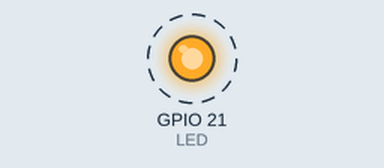
Simulated run of this program. Board: Raspberry Pi (BCM pin numbers). Shown: output pins drawn as LEDs (lit = HIGH). Dashed ring = blinking.

Above: at 0.05 s.
Timing chart, 0 to 3.0 s (numbered marks = the images above):
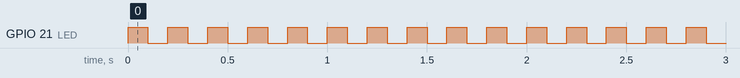

The program:

led.py
```python
# Write your code here :-)
import RPi.GPIO as GPIO
import time

GPIO.setmode(GPIO.BCM)
GPIO.setwarnings(False)

LED = 21
ledState = False

GPIO.setup(LED, GPIO.OUT)

while True:
    ledState = not ledState
    GPIO.output(LED, ledState)
    time.sleep(0.1)
```

Measured:
- by itself, GPIO 21 (LED): alternates HIGH for 0.10 s and LOW for 0.10 s
